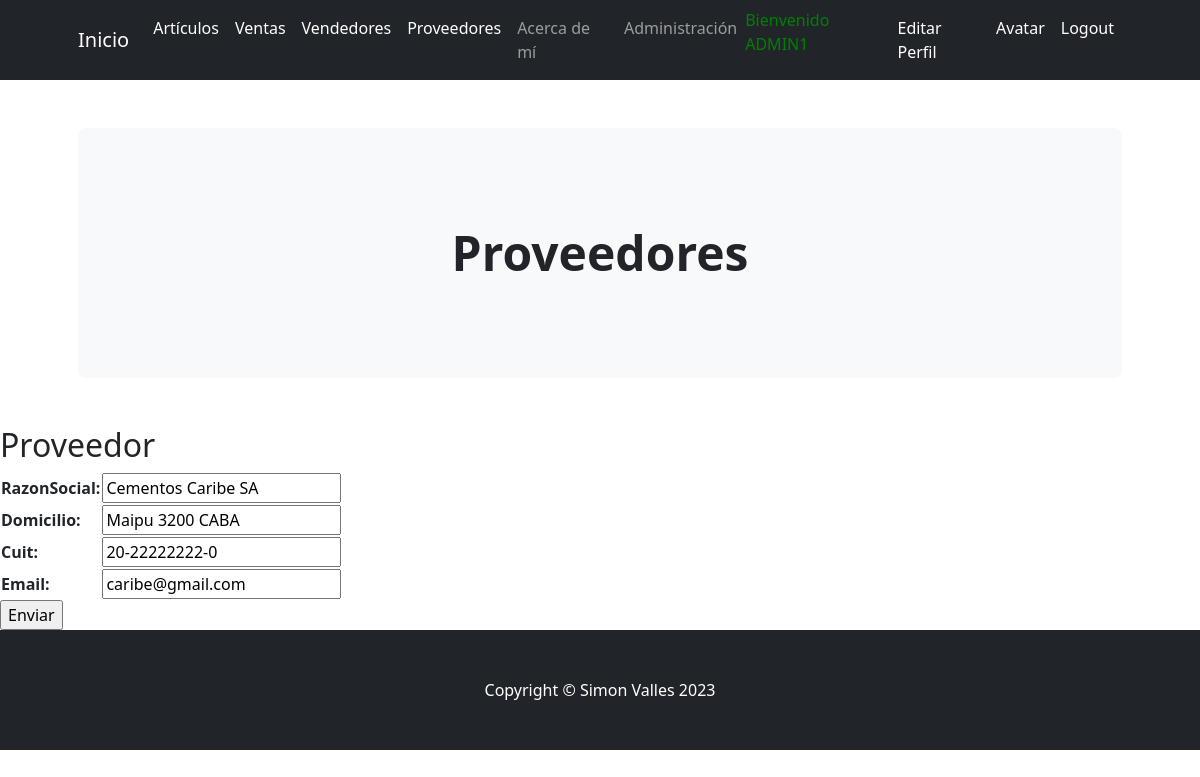
The page /aplicacion/update_proveedor/1/ (signed in) on the database its author committed.
### aplicacion/models.py (models this page shows, shortened)
class Proveedor(models.Model):
    razonSocial = models.CharField(max_length=50)
    domicilio = models.CharField(max_length=50)
    cuit = models.CharField(max_length=50)# Se debe ingresar en la siguiente forma XX-XXXXXXXX-X
    email = models.EmailField()

### aplicacion/views.py (the view)
# urls.py: path('update_proveedor/<int:pk>/', ProveedorUpdate.as_view(), name="update_proveedor"),
class ProveedorUpdate(LoginRequiredMixin, UpdateView):
    model = Proveedor
    fields = ['razonSocial', 'domicilio', 'cuit', 'email']
    success_url = reverse_lazy('proveedores')

### aplicacion/templates/aplicacion/proveedor_form.html (shortened to what this page needs)
{% extends 'aplicacion/base.html' %}
{% load static %}
{% block cabecera %}Proveedores{% endblock cabecera %}
{% block contenido %}
    <h2>Proveedor</h2>
    <form action="" method="POST">
        <table>
            {{ form.as_table }}
        </table>
        <input type="submit" value="Enviar">
    </form>
{% endblock contenido %}

### aplicacion/templates/aplicacion/base.html (shortened to what this page needs)
<!DOCTYPE html>
<html lang="en">
    <head>
        {% load static %}
        <link href="https://cdn.jsdelivr.net/npm/bootstrap-icons@1.4.1/font/bootstrap-icons.css" rel="stylesheet" />
        <link rel="stylesheet" href="https://cdnjs.cloudflare.com/ajax/libs/font-awesome/6.4.0/css/all.min.css">
        <link href="{% static 'aplicacion/css/styles.css' %}" rel="stylesheet" />
    </head>
    <body>
        <nav class="navbar navbar-expand-lg navbar-dark bg-dark">
            <div class="container px-lg-5">
                <a class="navbar-brand" href="{% url 'inicio' %}">Inicio</a>
                <div class="collapse navbar-collapse" id="navbarSupportedContent">
                    <ul class="navbar-nav ms-auto mb-2 mb-lg-0">
                {% if user.is_authenticated %}
                        <li class="nav-item"><a class="nav-link active" aria-current="page" href="{% url 'articulos' %}">Artículos</a></li>
                        <li class="nav-item"><a class="nav-link active" aria-current="page" href="{% url 'ventas' %}">Ventas</a></li>
                        <li class="nav-item"><a class="nav-link active" aria-current="page" href="{% url 'vendedores' %}">Vendedores</a></li>
                        <li class="nav-item"><a class="nav-link active" aria-current="page" href="{% url 'proveedores' %}">Proveedores</a></li>
                        <li class="nav-item"><a class="nav-link" href="{% url 'about' %}">Acerca de mí</a></li>
                        <li class="nav-item"><a class="nav-link" aria-current="page" href="{% url 'admin:index' %}">Administración</a></li>
                        <p style="color:green">Bienvenido {{ user.username|upper}}</p>
                        <li class="nav-item"><a class="nav-link active" aria-current="page" href="{% url 'editar_perfil' %}">Editar Perfil</a></li>
                        <li class="nav-item"><a class="nav-link active" aria-current="page" href="{% url 'agregar_avatar' %}">Avatar</a></li>
                        <li class="nav-item"><a class="nav-link active" aria-current="page" href="{% url 'logout' %}">Logout</a></li>
                {% else %}
                        <li class="nav-item"><a class="nav-link active" aria-current="page" href="{% url 'register' %}">Registrarse</a></li>
                        <li class="nav-item"><a class="nav-link active" aria-current="page" href="{% url 'login' %}">Login</a></li>
                {% endif %}
                    </ul>
                </div>
            </div>
        </nav>
        <header class="py-5">
            <div class="container px-lg-5">
                <div class="p-4 p-lg-5 bg-light rounded-3 text-center">
                    <div class="m-4 m-lg-5">
                        <h1 class="display-5 fw-bold">
                            {% block cabecera %}{% endblock cabecera %}
                        </h1>
                    </div>
                </div>
            </div>
        </header>
        {% block contenido %}{% endblock contenido %}
        {% if user.is_authenticated %}
        <footer class="py-5 bg-dark">
            <div class="container"><p class="m-0 text-center text-white">Copyright &copy; Simon Valles 2023</p></div>
        </footer>
        {% endif %}
    </body>
</html>

### rows shown on the page
Proveedor: razonSocial "Cementos Caribe SA", domicilio "Maipu 3200 CABA", cuit "20-22222222-0", email "caribe@gmail.com"

### other values the page prints
{{ user.username|upper }} "ADMIN1"
